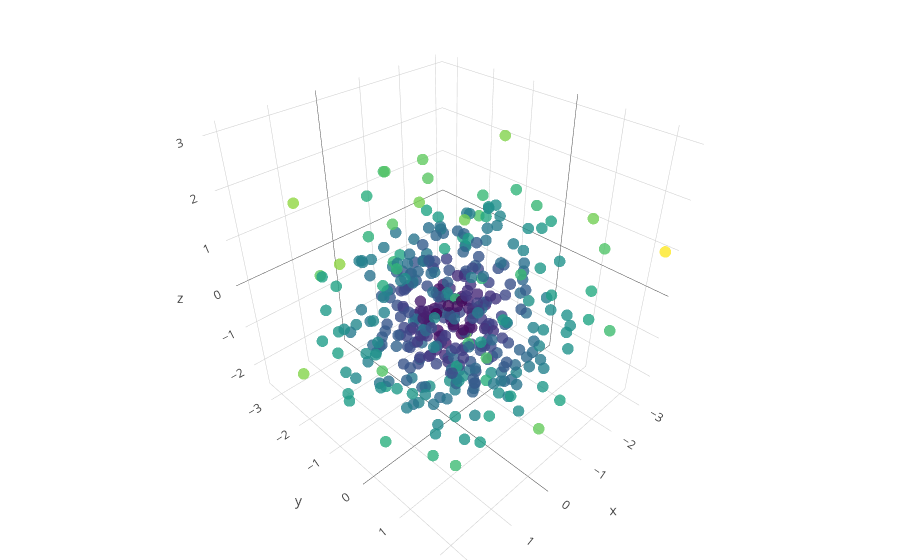

Source (notebook cell):
### Markdown cell above
Another example:

### Code cell
# copied from https://plot.ly/python/3d-scatter-plots/
# a 3D scatter plot example

# load interactive ploting lib `plotly`
from plotly import __version__
from plotly.offline import download_plotlyjs, init_notebook_mode, plot, iplot
init_notebook_mode(connected=True)
import plotly.graph_objs as go

# This can be comment out as session is shared between cells
import numpy as np

# generate 3D gaussian
x, y, z = np.random.multivariate_normal(np.array([0,0,0]),
                                        np.array([[1,0,0],
                                                  [0,1,0],
                                                  [0,0,1]]), 400).transpose()

# plot
trace1 = go.Scatter3d(
    x=x,
    y=y,
    z=z,
    mode='markers',
    marker=dict(
        size=4,
        color=np.sqrt(x*x+y*y+z*z),                # set color to an array/list of desired values
        colorscale='Viridis',   # choose a colorscale
        opacity=0.8
    )
)

data = [trace1]
layout = go.Layout(
    margin=dict(
        l=0,
        r=0,
        b=0,
        t=0
    )
)
fig = go.Figure(data=data, layout=layout)
iplot(fig, filename='3d-scatter-colorscale')

### Figure 1 — Plotly figure (JSON) as saved in the notebook; plotly's stock layout.template omitted (floating-point values rounded to 4 significant figures; data arrays with more than 128 entries replaced by an {"elided": "..."} marker saying what was removed)
{"data": [{"marker": {"color": {"elided": "400 float values"}, "colorscale": "Viridis", "opacity": 0.8, "size": 4}, "mode": "markers", "type": "scatter3d", "uid": "5cd9f1ca-a938-11e8-89bb-4cedfb77542c", "x": {"elided": "400 float values"}, "y": {"elided": "400 float values"}, "z": {"elided": "400 float values"}}], "layout": {"margin": {"b": 0, "l": 0, "r": 0, "t": 0}}}
